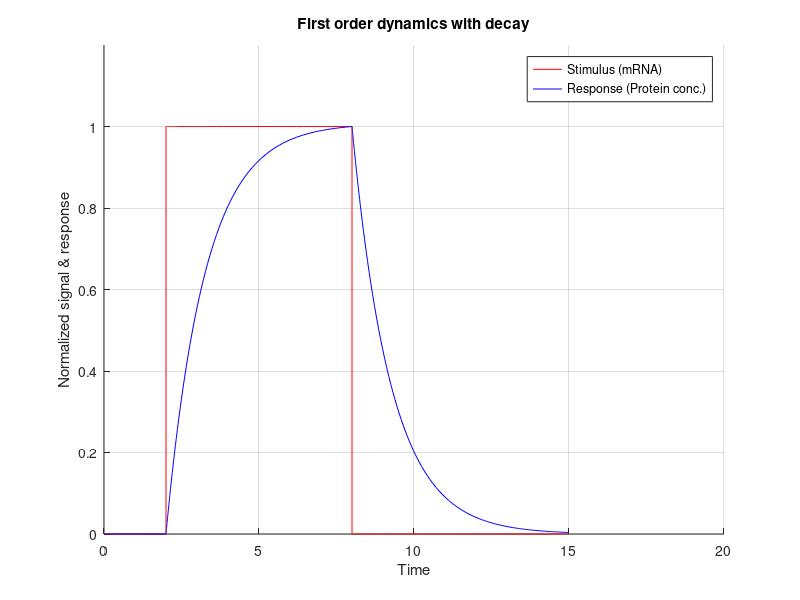

The MATLAB script that drew this image:
clear; clc;

% FIRST ORDER WITH DECAY --------------------------------------------------
% Stimulus = mRNA availability (Binary)
% Response = Protein synthesis

alpha = 0.8;  % Decay constant
beta = 1.0;   % mRNA switch
t1 = 2; 
t2 = 8; 
tSpan = [0, 15];
z0 = 0;

% Stimulus (mRNA formation)
stimulus = @(t) beta * (t > t1 & t < t2);

% System of ODEs
options = odeset('RelTol', 1e-6, 'AbsTol', 1e-8);
dzdt = @(t, z) stimulus(t) - alpha * z;
[t, z] = ode45(dzdt, tSpan, z0, options);

% Normalize the response
z_norm = z / max(z);

stimulus_arr = arrayfun(stimulus, t);

figure;
ylim([0 1.2]);
hold on;
plot(t, stimulus_arr, 'r', 'DisplayName', 'Stimulus (mRNA)');
plot(t, z_norm, 'b', 'DisplayName', 'Response (Protein conc.)');
xlabel('Time');
ylabel('Normalized signal & response');
title('First order dynamics with decay');
legend('Location', 'best');
grid on;
hold off;
